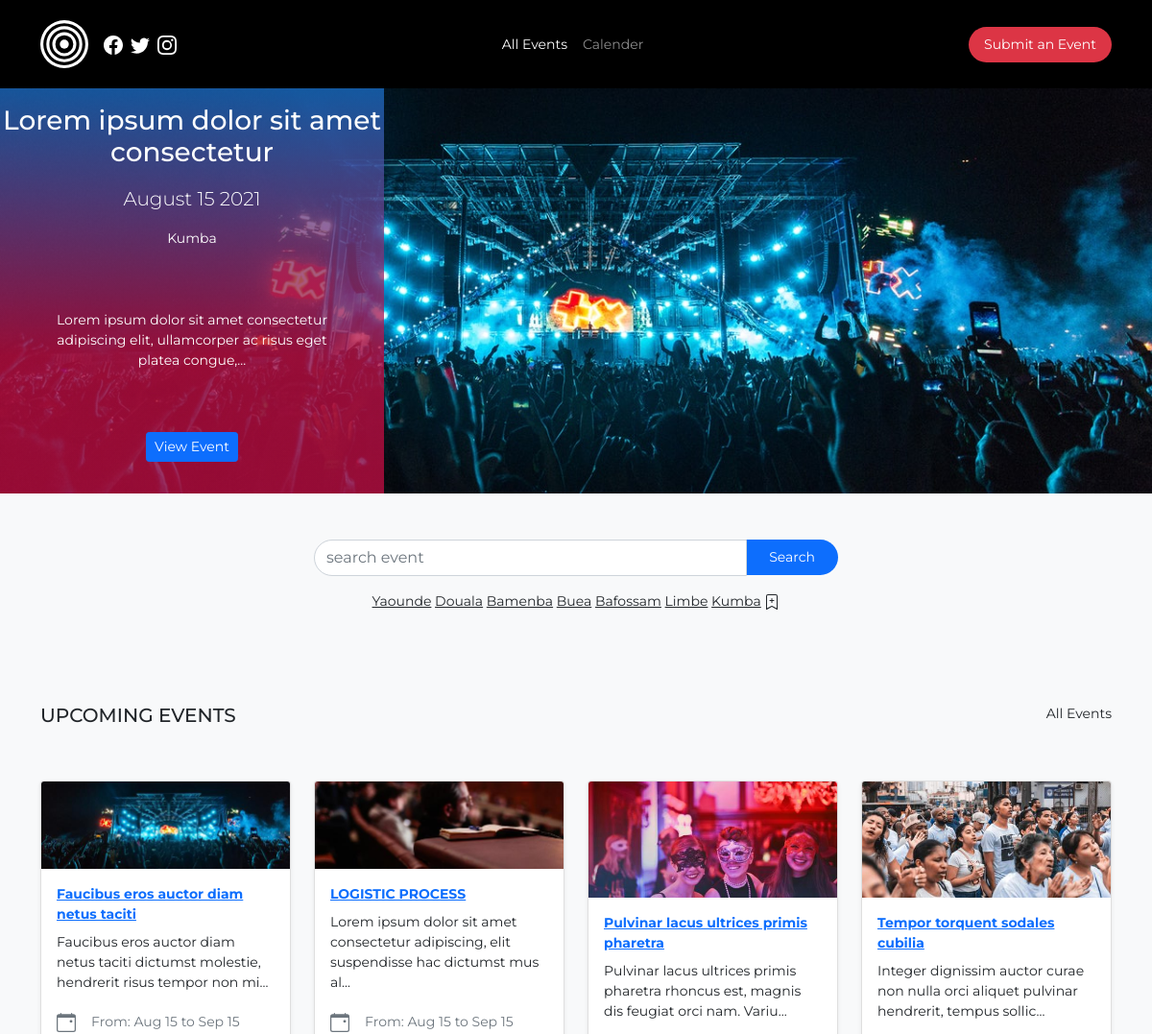
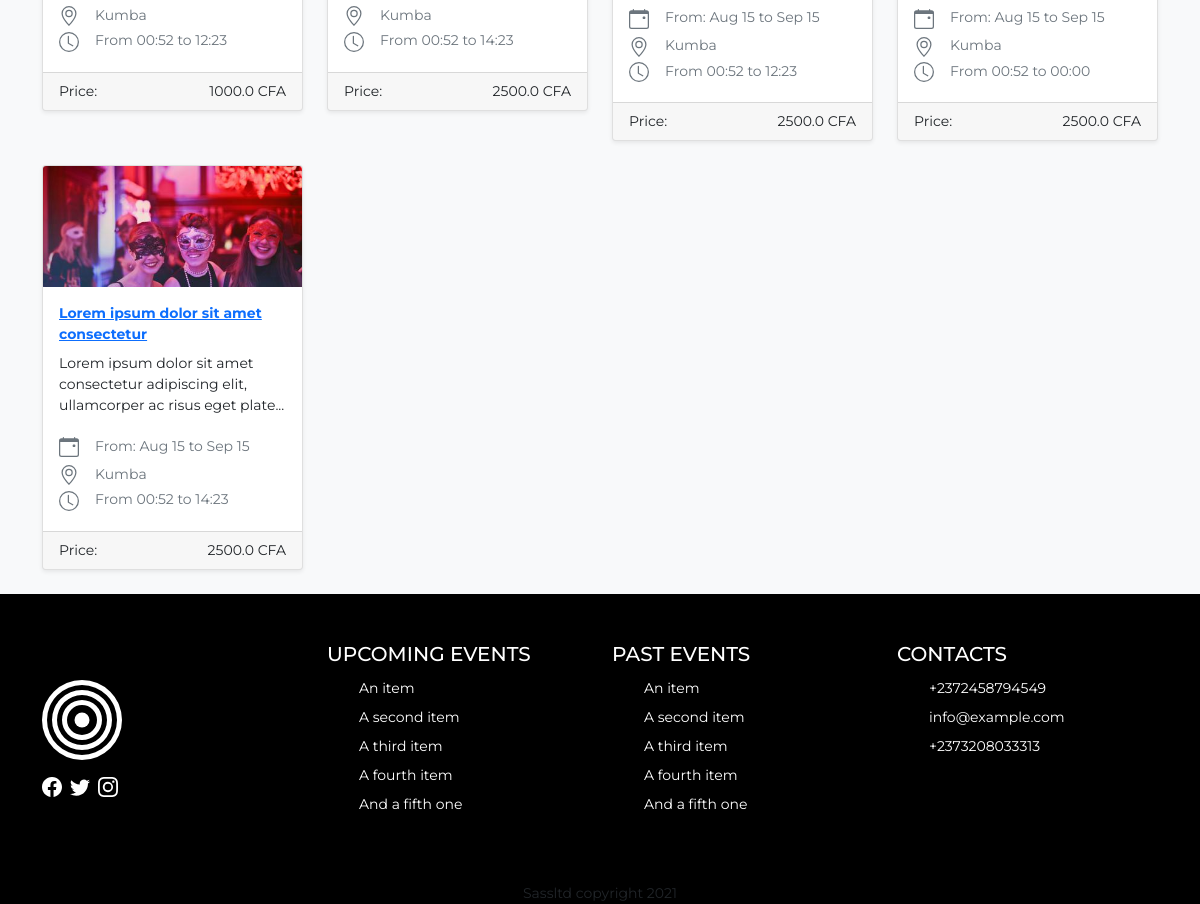
Before: / with the older database file (2 pictures, top to bottom).
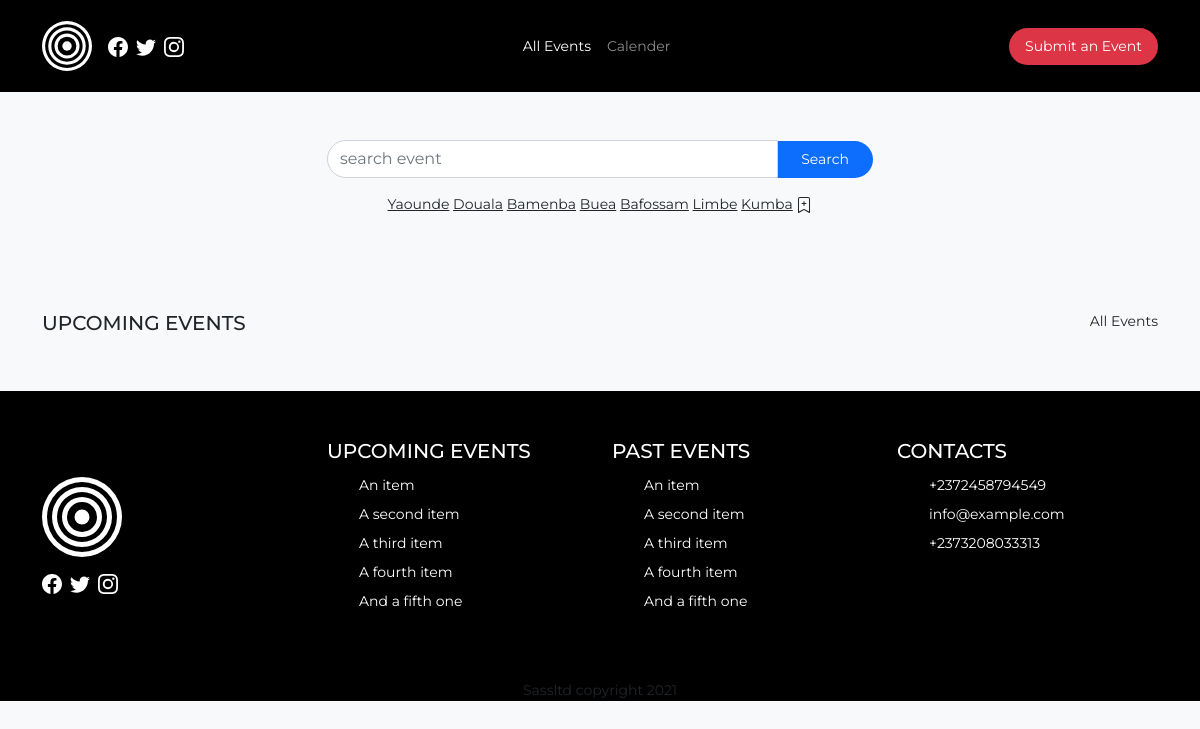
After: the same page with the newer database file.
### mainapp/models.py (models this page shows, shortened)
class Event(db.Model):
    __tablename__ = 'events'
    id = db.Column(db.Integer,primary_key = True)
    title = db.Column(db.String(60), nullable=False)
    description = db.Column(db.String, nullable=False)
    feature_image = db.Column(db.String, nullable=True, default='event.png')
    start = db.Column(db.DateTime, nullable=False, default=datetime.utcnow, index=True)
    end = db.Column(db.DateTime, nullable=False, default=datetime.utcnow,index=True)
    total_tickets =db.Column(db.Integer,nullable=False , default=1)
    ticket_price = db.Column(db.Float, nullable=False, default=0.01)
    start_time = db.Column(db.DateTime)
    end_time = db.Column(db.DateTime)
    location = db.Column(db.String(60), nullable=False)
    created_date = db.Column(db.DateTime,default=datetime.utcnow, index=True)
    user_id = db.Column(db.Integer, db.ForeignKey('users.id'), nullable=False)

### mainapp/main/routes.py (the view)
@main.route('/')
def index():
  events = Event.query.order_by(Event.start.asc()).paginate(per_page=12)
  return render_template('index.html', title='Index',events=events)

### mainapp/main/templates/index.html (shortened to what this page needs)
{% extends 'shared/_base.html' %}
{%block content%}
  <section class="main ">
    <div id="carouselExampleIndicators" class="carousel slide" data-bs-ride="carousel">
      <div class="carousel-inner">
        {%for event in events.items%}
          <div class="carousel-item position-relative active">
            <img src="{{ url_for('static', filename='/images/img5.jpg') }}" class="d-block w-100" alt="...">
            <div class="carousel-caption   position-absolute top-0 start-0 bottom-0 ">
              <h3 class=" pb-2">{{event.title}}</h3>
              <p class="lead"> {{event.start.strftime('%B %d %Y')}}</p>
              <p>{{event.location}}</p>
              <p class="p-5">{{event.description | truncate(100)}}</p>
              <p>
                <a class="btn btn-primary btn-sm" href="{{url_for('events.event', event_id=event.id)}}">View Event</a>
              </p>
            </div>
          </div>
        {%endfor%}
      </div>
    </div>
    <div class="container">
      <div class="row">
        <div class="col-md-6 offset-md-3">
          <div class="search d-flex flex-column text-center mt-5">
            <div class="input-group mb-3 ">
              <input type="text" class="form-control" placeholder="search event" aria-label="search Event" aria-describedby="button-addon2">
              <span class="search_botton bg-primary align-self-center py-2 px-4 text-white " >Search</span>
            </div>
            <div class=" fs-7 ">
              <a class="text-dark"href="{{url_for('events.city_loc',name='Yaounde')}}">Yaounde</a>
              <a class="text-dark"href="{{url_for('events.city_loc',name='Douala')}}"> Douala</a>
              <a class="text-dark"href="{{url_for('events.city_loc',name='Bamenda')}}">Bamenba</a>
              <a class="text-dark"href="{{url_for('events.city_loc',name='Buea')}}"> Buea</a>
              <a class="text-dark"href="{{url_for('events.city_loc',name='Bafoussam')}}"> Bafossam</a>
              <a class="text-dark"href="{{url_for('events.city_loc',name='Limbe')}}">Limbe</a>
              <a class="text-dark"href="{{url_for('events.city_loc',name='Kumba')}}">Kumba</a>
            </div>
          </div>
        </div>
      </div>
      <div class="events d-flex justify-content-between mt-5 py-5">
        <div class=""> <h5 class="text-uppercase">Upcoming events</h5></div>
        <div class="">All Events</div>
      </div>
      <div class="row">
        {%for event in events.items%}
          <div class="col-sm-3">
            <div class="card mb-4 shadow-sm">
              <img src="{{url_for('static',filename='images/event_images/thumbnail/' + event.feature_image)}}" class="card-img-top" alt="...">
              <div class="card-body">
                <div class=" fw-bold pb-2"><a href="{{url_for('events.event', event_id=event.id)}}">{{event.title}}</a></div>
                  <p class="card-text">{{event.description | truncate(90, True)}}</p>
                  <div class="d-flex flex-row text-muted lh-lg">
                    <span class="me-3 mb-1">
                    </span>
                    <span> From: {{event.start.strftime('%b %d')}} to  {{event.end.strftime('%b %d')}} </span>
                  </div>
                  <div class="d-flex flex-row text-muted">
                    <span class="me-3 mb-1">
                      </span>
                    <span>{{event.location}}</span>
                  </div>
                  <div class="d-flex flex-row text-muted">
                    <span class="me-3 mb-1">
                        <svg xmlns="http://www.w3.org/2000/svg" width="20" height="20" fill="currentColor" class="bi bi-clock" viewBox="0 0 16 16">
                          <path d="M8 3.5a.5.5 0 0 0-1 0V9a.5.5 0 0 0 .252.434l3.5 2a.5.5 0 0 0 .496-.868L8 8.71V3.5z"/>
                          <path d="M8 16A8 8 0 1 0 8 0a8 8 0 0 0 0 16zm7-8A7 7 0 1 1 1 8a7 7 0 0 1 14 0z"/>
                        </svg>
                      </span>
                      <span>  From {{event.start_time.strftime('%H:%M')}} to {{event.end_time.strftime('%H:%M')}}</span>
                  </div>
              </div>
              <div class="card-footer d-flex justify-content-between">
                <div class="">Price:</div>
                <div class="">{{event.ticket_price}} CFA</div>
              </div>
            </div>
          </div>
        {%endfor%}
      </div>
    </div>
  </section>
{% endblock %}

### mainapp/templates/shared/_base.html (shortened to what this page needs)
<!DOCTYPE html>
<html lang="en">
<head>
  <link rel="stylesheet" href="{{ url_for('static', filename='/css/bootstrap.min.css') }}">
  <link rel="stylesheet" href="https://cdn.jsdelivr.net/npm/@splidejs/splide@2.4.21/dist/css/themes/splide-sea-green.min.css">
  <link rel="stylesheet" href="{{ url_for('static', filename='/css/main.css') }}">
  <link rel="stylesheet" href="{{ url_for('static', filename='/css/custom.css') }}">
</head>
<body class="bg-light">
  {%include 'shared/_navbar.html'%}
{% block content %}
{% endblock %}
{%include 'shared/_footer.html'%}
</body>
</html>

### mainapp/templates/shared/_navbar.html (shortened to what this page needs)
<section class="head">
  <div class="header ">
    <nav class="navbar navbar-expand-lg navbar-dark  py-3" style="background-color: #000;">
      <div class="container">
        <a class="navbar-brand" href="/">
        </a>
        <div class="d-flex">
          <div class="me-2">
          </div>
          <div class="me-2">
          </div>
          <div class="">
          </div>
        </div>
        <div class="collapse navbar-collapse" id="navbarNavAltMarkup">
          <div class="navbar-nav ms-auto">
            <a class="nav-link active" aria-current="page" href="/">All Events</a>
            <a class="nav-link" href="{{url_for('events.calender')}}">Calender</a>
          </div>
          <div class="ms-auto">
             <a class="nav-link bg-danger text-white rounded-pill" href="{{url_for('events.new_event')}}">Submit an Event</a>
          </div>
        </div>
      </div>
    </nav>
  </div>
</section>

### mainapp/templates/shared/_footer.html (shortened to what this page needs)
<section class="footer">
  <div class="container">
    <div class="row py-5">
      <div class="col-sm align-self-center">
        <div class="d-flex mt-3">
          <div class="me-2">
          </div>
          <div class="me-2">
          </div>
          <div class="">
          </div>
        </div>
      </div>
      <div class="col-sm align-self-center foot_ul">
        <h5 class="caps">Upcoming Events</h5>
            <div class="">
              <ul class="">
                <li class="">An item</li>
                <li class="">A second item</li>
                <li class="">A third item</li>
                <li class="">A fourth item</li>
                <li class="">And a fifth one</li>
              </ul>
            </div>
      </div>
      <div class="col-sm align-self-center foot_ul">
        <h5 class="caps">Past Events</h5>
        <div class="">
          <ul class="">
            <li class="">An item</li>
            <li class="">A second item</li>
            <li class="">A third item</li>
            <li class="">A fourth item</li>
            <li class="">And a fifth one</li>
          </ul>
        </div>
      </div>
      <div class="col-sm align-self-start foot_ul">
        <h5 class="caps">Contacts</h5>
        <div class="">
          <ul class="">
            <li class="">+2372458794549</li>
            <li class="">info@example.com</li>
            <li class="">+2373208033313</li>
          </ul>
        </div>
      </div>
    </div>
    <div class="copyright text-center">
      Sassltd copyright 2021
    </div>
  </div>
</section>

### mainapp/static/css/main.css (style rules this page uses)
:root { --fc-daygrid-event-dot-width: 8px; }
:root { --fc-list-event-dot-width: 10px; --fc-list-event-hover-bg-color: #f5f5f5; }

### mainapp/static/css/custom.css (style rules this page uses)
body { font-size: 14px; font-family: 'Montserrat', sans-serif; }
section.main { position: relative; }
.search input[type=text] { border-bottom-left-radius: 20px; border-top-left-radius: 20px; }
.search_botton { border-top-right-radius: 20px; border-bottom-right-radius: 20px; }
section.footer { background-color: black; }
.caps { text-transform: uppercase; }
.foot_ul { color: #fff; }
.foot_ul ul { list-style: none; }
.foot_ul li { font-size: 14px; padding: 4px 0; }

Changed rows visible on the page:
removed Event: title "Lorem ipsum dolor sit amet consectetur", start "August 15 2021", location "Kumba", description "Lorem ipsum dolor sit amet consectetur adipiscing elit, ullamcorper ac risus eget platea congue,...", feature_image (picture), description "Lorem ipsum dolor sit amet consectetur adipiscing elit, ullamcorper ac risus eget plate...", start "Aug 15", end "Sep 15", start_time "00:52", end_time "14:23", ticket_price "2500.0"
removed Event: feature_image (picture), title "Faucibus eros auctor diam netus taciti", description "Faucibus eros auctor diam netus taciti dictumst molestie, hendrerit risus tempor non mi...", start "Aug 15", end "Sep 15", location "Kumba", start_time "00:52", end_time "12:23", ticket_price "1000.0"
removed Event: feature_image (picture), title "LOGISTIC PROCESS", description "Lorem ipsum dolor sit amet consectetur adipiscing, elit suspendisse hac dictumst mus al...", start "Aug 15", end "Sep 15", location "Kumba", start_time "00:52", end_time "14:23", ticket_price "2500.0"
removed Event: feature_image (picture), title "Pulvinar lacus ultrices primis pharetra", description "Pulvinar lacus ultrices primis pharetra rhoncus est, magnis dis feugiat orci nam. Variu...", start "Aug 15", end "Sep 15", location "Kumba", start_time "00:52", end_time "12:23", ticket_price "2500.0"
removed Event: feature_image (picture), title "Tempor torquent sodales cubilia", description "Integer dignissim auctor curae non nulla orci aliquet pulvinar hendrerit, tempus sollic...", start "Aug 15", end "Sep 15", location "Kumba", start_time "00:52", end_time "00:00", ticket_price "2500.0"
